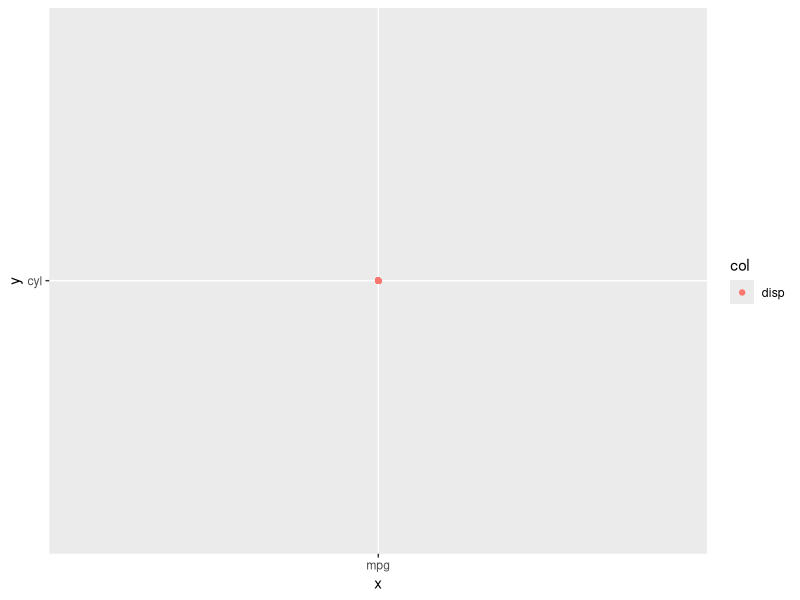
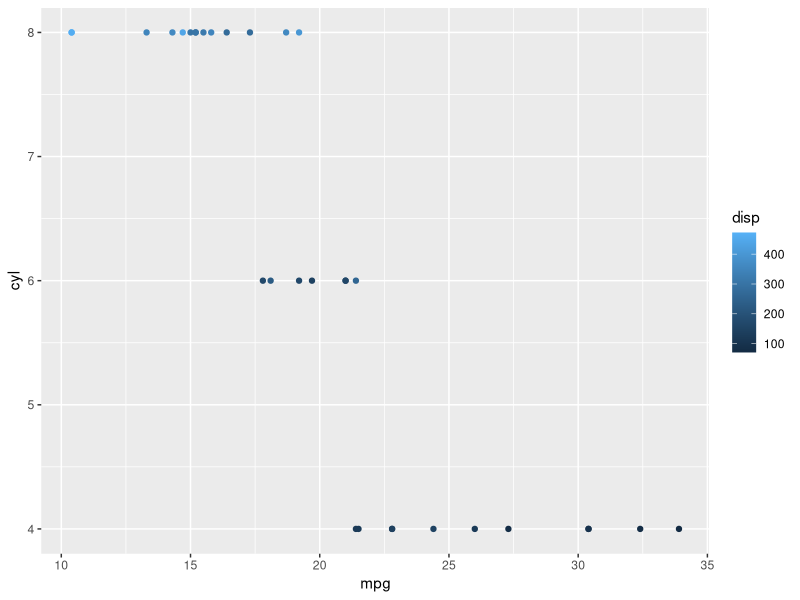
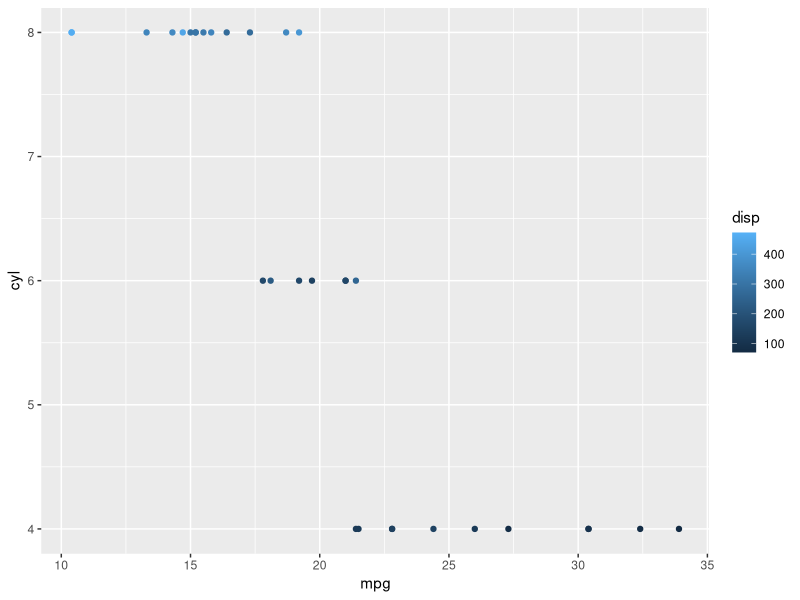
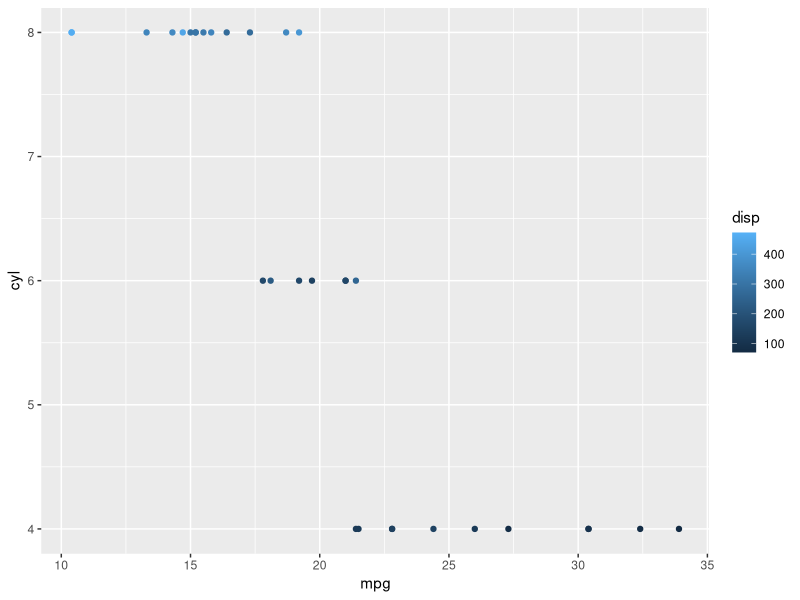
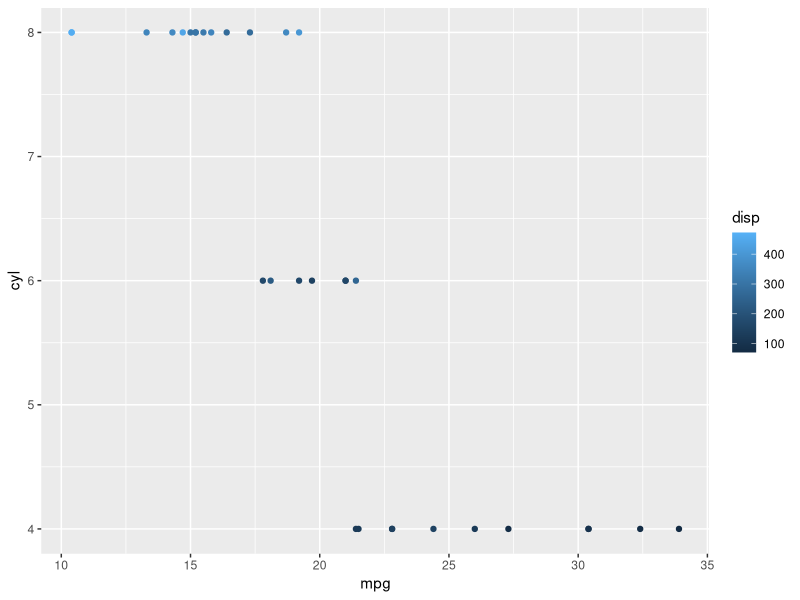

The R script that drew these images, in order:
## ---- chunk 1
library(ggplot2)
library(dplyr)

my_fun <- function(x, y, col){
  ggplot(mtcars, 
         aes(x = x, y =y , color = col)) + 
    geom_point()
}

my_fun("mpg", "cyl", "disp")
## ---- chunk 2

my_fun_string <- function(x, y, col){
  ggplot(mtcars, 
         aes_string(x = x, y =y , color = col)) + 
    geom_point()
}


my_fun_string("mpg", "cyl", "disp")
## ---- chunk 3
my_fun_tidy <- function(x, y, col){
  
  ggplot(mtcars, 
         aes(x = .data[[x]],
             y = .data[[y]],
             color = .data[[col]])) + geom_point()
}


my_fun_tidy("mpg", "cyl", "disp")
## ---- chunk 4

my_fun_quotes <- function(x, y, col){

  ggplot(mtcars, 
         aes_string(x = {{ x }}, 
                    y = {{ y }} , 
                    color = {{ col }})) + 
    geom_point()
  
}

my_fun_quotes("mpg", "cyl", "disp")

## ---- chunk 5
my_fun_enquo <- function(x, y, col){
  
  x <- enquo(x)
  y <- enquo(y)
  col <- enquo(col)
  
  ggplot(mtcars, 
         aes_string(x = {{ x }}, 
                    y = {{ y }} , 
                    color = {{ col }})) + geom_point()
  
}

my_fun_enquo(mpg, cyl, disp)
